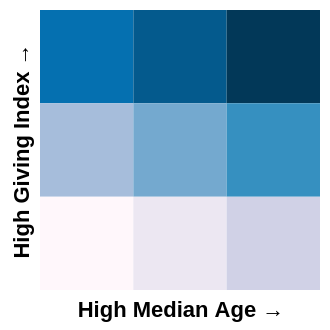

Express this chart as Vega-Lite.
### Vega-Lite specification from a JSON file in a GitHub repository (floating-point values rounded to 4 significant figures)
{"$schema": "https://vega.github.io/schema/vega-lite/v5.json", "data": {"values": [{"High Giving Index →": "A", "High Median Age →": "A", "color": "7", "Meaning": "High WGI, Low Median Age"}, {"High Giving Index →": "A", "High Median Age →": "B", "color": "8", "Meaning": "High WGI, Average Median Age"}, {"High Giving Index →": "A", "High Median Age →": "C", "color": "9", "Meaning": "High WGI, High Median Age"}, {"High Giving Index →": "B", "High Median Age →": "A", "color": "4", "Meaning": "Average WGI, Low Median Age"}, {"High Giving Index →": "B", "High Median Age →": "B", "color": "5", "Meaning": "Average WGI, Average Median Age"}, {"High Giving Index →": "B", "High Median Age →": "C", "color": "6", "Meaning": "Average WGI, High Median Age"}, {"High Giving Index →": "C", "High Median Age →": "A", "color": "1", "Meaning": "Low WGI, Low Median Age"}, {"High Giving Index →": "C", "High Median Age →": "B", "color": "2", "Meaning": "Low WGI, Average Median Age"}, {"High Giving Index →": "C", "High Median Age →": "C", "color": "3", "Meaning": "Low WGI, High Median Age"}]}, "mark": {"type": "rect"}, "config": {"background": "transparent", "view": {"stroke": "transparent"}}, "height": 140, "width": 140, "encoding": {"y": {"field": "High Giving Index →", "type": "nominal", "axis": {"domainColor": "transparent", "labels": false, "ticks": false, "titleColor": "black"}}, "x": {"field": "High Median Age →", "type": "nominal", "axis": {"domainColor": "transparent", "labels": false, "ticks": false, "titleColor": "black"}}, "color": {"legend": null, "type": "nominal", "field": "color", "scale": {"range": ["#FFF7FB", "#ECE7F2", "#D0D1E6", "#A6BDDB", "#74A9CF", "#3690C0", "#0570B0", "#045A8D", "#023858"]}}, "tooltip": [{"field": "Meaning", "type": "nominal", "title": "Classification"}]}}
